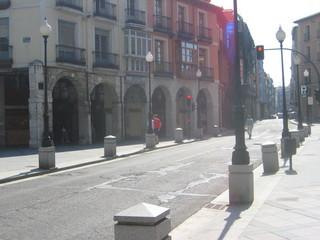
#> input picture dataset/test/images/0011073.jpg, 320 x 240 px; its folder holds only this picture in this run
$ python pre_processing_2.py   (older library calls are emulated)
#> lines starting #> are read from the running program, lines starting #| are printed output that depends on the picture
import cv2
import os
import numpy as np


def laplacian_of_gaussian(image, kernel_size=9, sigma=0.5):
    log_image = np.zeros_like(image, dtype=np.float32)
    for i in range(3):  # Process each channel separately
        blurred = cv2.GaussianBlur(image[..., i], (kernel_size, kernel_size), sigma)
        log_image[..., i] = cv2.Laplacian(blurred, cv2.CV_64F)
    return np.clip(log_image, 0, 255).astype(np.uint8)


folder_path = "../dataset/test/images"
file_list = [f for f in os.listdir(folder_path) if os.path.isfile(os.path.join(folder_path, f))]
for file_name in file_list:
    image = cv2.imread(f"../dataset/test/images/{file_name}")
#> image is the input picture: shape (240, 320, 3); mean B, G, R 143.1, 140.4, 141
    filterd = laplacian_of_gaussian(image)
#> the loop in laplacian_of_gaussian, `for i in range(3):` made 3 passes
#> pass 1, in laplacian_of_gaussian, `blurred = cv2.GaussianBlur(image[..., i], (kernel_size, kernel_size), ..`:
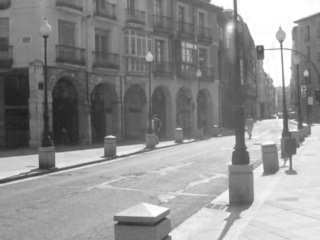
#> blurred: shape (240, 320); min 30, max 255, mean 143.1
#> pass 3, in laplacian_of_gaussian, `blurred = cv2.GaussianBlur(image[..., i], (kernel_size, kernel_size), ..`:
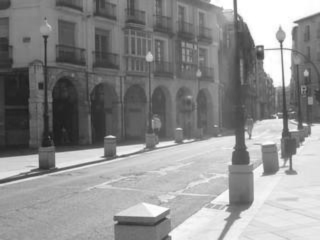
#> blurred: shape (240, 320); min 27, max 255, mean 141
#> after the loop in laplacian_of_gaussian, `for i in range(3):`:
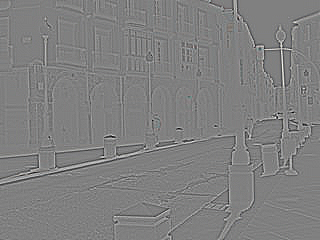
#> log_image: shape (240, 320, 3) float32; mean B, G, R 0, 0, 0; drawn with min black and max white
#> in laplacian_of_gaussian, `return np.clip(log_image, 0, 255).astype(np.uint8)`:
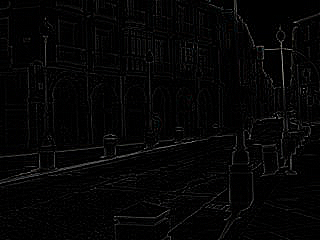
#> returned value: shape (240, 320, 3); mean of channels 0, 1, 2 5.2, 5.2, 5.2; drawn as B, G, R
    cv2.imwrite(f"../dataset/test/preprocessing2/{file_name}", filterd)

folder_path = "../dataset/train/images"
file_list = [f for f in os.listdir(folder_path) if os.path.isfile(os.path.join(folder_path, f))]
for file_name in file_list:
    image = cv2.imread(f"../dataset/train/images/{file_name}")
    filterd = laplacian_of_gaussian(image)
    cv2.imwrite(f"../dataset/train/preprocessing2/{file_name}", filterd)

folder_path = "../dataset/val/images"
file_list = [f for f in os.listdir(folder_path) if os.path.isfile(os.path.join(folder_path, f))]
for file_name in file_list:
    image = cv2.imread(f"../dataset/val/images/{file_name}")
    filterd = laplacian_of_gaussian(image)
    cv2.imwrite(f"../dataset/val/preprocessing2/{file_name}", filterd)

$ run again, on dataset/test/images/4100066.jpg
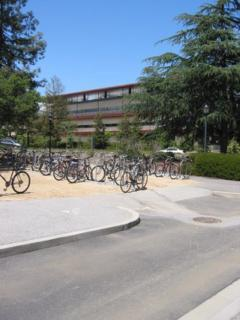
#> input picture dataset/test/images/4100066.jpg, 240 x 320 px
#> image is the input picture: shape (320, 240, 3); mean B, G, R 143.7, 137.5, 128.9
#> after the loop in laplacian_of_gaussian, `for i in range(3):`:
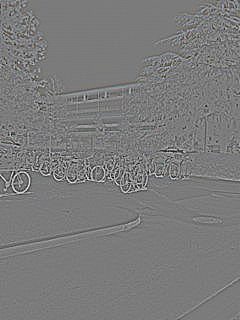
#> log_image: shape (320, 240, 3) float32; mean B, G, R 0, 0, 0; drawn with min black and max white
#> in laplacian_of_gaussian, `return np.clip(log_image, 0, 255).astype(np.uint8)`:
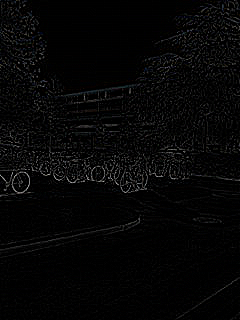
#> returned value: shape (320, 240, 3); mean of channels 0, 1, 2 5.9, 5.8, 5.8; drawn as B, G, R

$ run again, on dataset/test/images/6000018.jpg
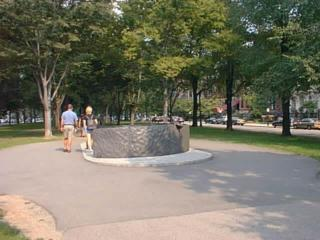
#> input picture dataset/test/images/6000018.jpg, 320 x 240 px
#> image is the input picture: shape (240, 320, 3); mean B, G, R 101.1, 117.2, 119.7
#> after the loop in laplacian_of_gaussian, `for i in range(3):`:
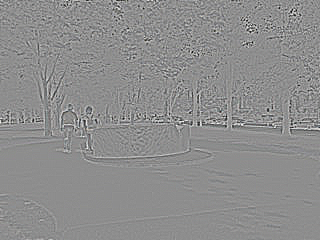
#> log_image: shape (240, 320, 3) float32; mean B, G, R 0, 0, 0; drawn with min black and max white
#> in laplacian_of_gaussian, `return np.clip(log_image, 0, 255).astype(np.uint8)`:
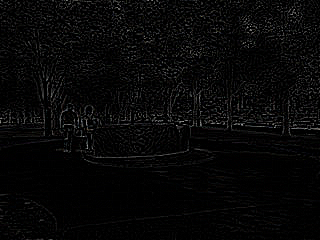
#> returned value: shape (240, 320, 3); mean of channels 0, 1, 2 7.3, 7.3, 7.3; drawn as B, G, R

$ run again, on dataset/test/images/6000019.jpg
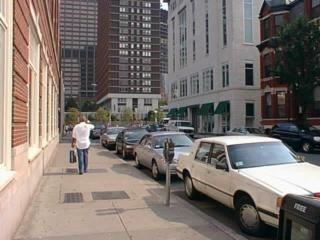
#> input picture dataset/test/images/6000019.jpg, 320 x 240 px
#> image is the input picture: shape (240, 320, 3); mean B, G, R 109.6, 115.1, 123.6
#> after the loop in laplacian_of_gaussian, `for i in range(3):`:
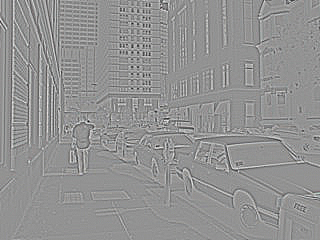
#> log_image: shape (240, 320, 3) float32; mean B, G, R 0, 0, 0; drawn with min black and max white
#> in laplacian_of_gaussian, `return np.clip(log_image, 0, 255).astype(np.uint8)`:
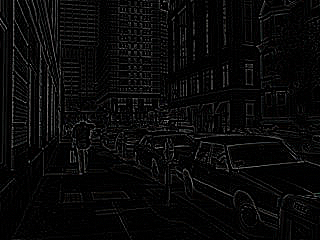
#> returned value: shape (240, 320, 3); mean of channels 0, 1, 2 9, 9, 9; drawn as B, G, R

$ run again, on dataset/test/images/0100892.jpg
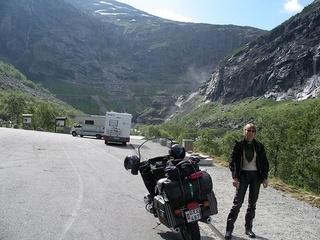
#> input picture dataset/test/images/0100892.jpg, 320 x 240 px
#> image is the input picture: shape (240, 320, 3); mean B, G, R 124.8, 121.3, 113.3
#> in laplacian_of_gaussian, `return np.clip(log_image, 0, 255).astype(np.uint8)`:
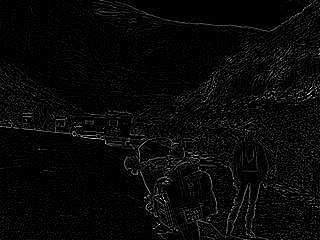
#> returned value: shape (240, 320, 3); mean of channels 0, 1, 2 9, 9, 9; drawn as B, G, R
